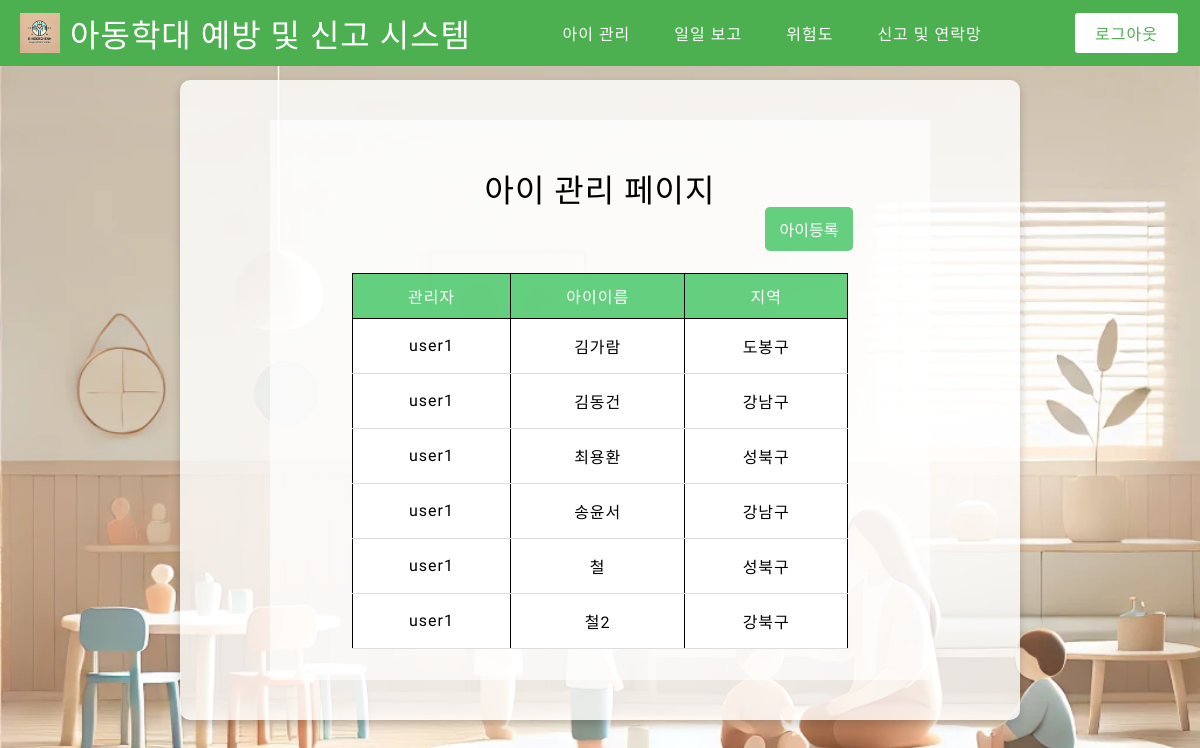
Screenshot of /manage/ with the database file from the repository.
### students/models.py (models this page shows, shortened)
class Child(models.Model):
    id = models.AutoField(primary_key=True)  # 자동 증가 ID (새로운 primary key)
    teacher_id = models.ForeignKey('accounts.member', on_delete=models.CASCADE, to_field='userid')  # 교사 ID (외래키)
    name = models.CharField(max_length=100)  # 아이 이름
    sex = models.CharField(max_length=10)  # 성별
    age = models.IntegerField()  # 나이
    weight = models.FloatField()  # 몸무게
    height = models.FloatField()  # 키
    family_type = models.CharField(max_length=50)  # 가족 유형
    father_age = models.IntegerField()  # 아버지 나이
    mother_age = models.IntegerField()  # 어머니 나이
    region = models.CharField(max_length=50)  # 거주 지역
    depression = models.CharField(max_length=20)  # 우울감 정도
    parent_relation = models.CharField(max_length=20)  # 부모와의 관계
    friend_relation = models.CharField(max_length=20)  # 교우 관계
    state = models.CharField(max_length=50, default='낮음')

### accounts/models.py (models this page shows)
class Member(models.Model):
    userid = models.CharField(max_length=50, unique=True)  # 사용자 ID (문자열, 고유)
    pw = models.CharField(max_length=128)  # 비밀번호 (문자열)
    def __str__(self):
        return self.userid

### students/views.py (the view)
# urls.py: path('manage/', views.manage_view, name='manage'),  # manage.html로 연결되는 경로
def manage(request):
    children = Child.objects.all()
    return render(request, 'manage.html', {'children': children})

### templates/manage.html (shortened to what this page needs)
{% extends 'base.html' %}
{% load static %}
{% block head %}
<link rel='stylesheet' href="{% static 'css/manage.css' %}">
{% endblock %}
{% block content %}
<div class="main-div">
    <div class="board">
        <h1>아이 관리 페이지</h1>
        <a href="{% url 'manage_form' %}"><button class="register-btn">아이등록</button></a>
        <table class="post-list">
            <thead>
                <tr>
                    <th>관리자</th>
                    <th>아이이름</th>
                    <th>지역</th>
                </tr>
            </thead>
            <tbody>
                {% for child in children %}
                <tr onclick="location.href='{% url 'manage_detail' child.id %}'">
                    <td>{{ child.teacher_id }}</td>
                    <td>{{ child.name }}</td>
                    <td>{{ child.region }}</td>
                </tr>
                {% empty %}
                <tr>
                    <td colspan="3">등록된 아이가 없습니다.</td>
                </tr>
                {% endfor %}
            </tbody>
        </table>
    </div>
</div>
{% endblock %}

### templates/base.html (shortened to what this page needs)
<!DOCTYPE html>
{% load static %}
<html lang="en">
  <head>
    <link rel='stylesheet' href="{% static 'css/main.css' %}">
    <link rel="stylesheet" href="https://cdnjs.cloudflare.com/ajax/libs/font-awesome/6.7.2/css/all.min.css"
 />
      {% block head %}{% endblock %}
  </head>
  <body>
    <header>
      <div class="header-left">
        <a href="{% url 'main' %}" class="logo-container">
          <img src="{% static 'images/logo.png' %}" alt="로고">
          <h1>아동학대 예방 및 신고 시스템</h1>
        </a>
      </div>
      <nav class="nav-menu">
        <ul>
          <li><a href="{% url 'manage' %}">아이 관리</a></li>
          <li><a href="{% url 'check' %}">일일 보고</a></li>
          <li><a href="{% url 'danger' %}">위험도</a></li>
          <li><a href="{% url 'report' %}">신고 및 연락망</a></li>
        </ul>
      </nav>
      <div class="header-right">
        <a href="{% url 'logout' %}" class="logout-btn">로그아웃</a>
      </div>
    </header>
    <main>
      {% block content %}{% endblock %}
    </main>
  </body>
</html>

### static/css/main.css (style rules this page uses)
body { box-sizing: border-box; width: 100vw; height: 100vh; padding: 0; background: no-repeat url("/static/images/background-image.jpg") fixed 100% 100%; background-size: cover; z-index: -1; letter-spacing: 1px; }
* { font-family: "Jua", sans-serif; font-optical-sizing: auto; font-style: normal; font-weight: 300; margin: 0; box-sizing: border-box; }
html { scroll-behavior: smooth; }
header { padding: 10px 20px; background-color: #4CAF50; color: white; display: flex; justify-content: space-between; align-items: center; }
.header-left { display: flex; align-items: center; }
.logo-container { display: flex; align-items: center; text-decoration: none; color: inherit; }
.logo-container img { height: 40px; margin-right: 10px; }
.logo-container h1 { margin: 0; cursor: pointer; }
header img { height: 40px; margin-right: 20px; }
.nav-menu ul { list-style: none; display: flex; gap: 20px; margin: 0; padding: 0; }
.nav-menu li { display: inline; }
.nav-menu a { text-decoration: none; color: white; font-weight: 300; padding: 8px 12px; border-radius: 5px; transition: background 0.3s; }
header h1 { margin: 0; font-weight: 300; }
.header-right { display: flex; align-items: center; }
.logout-btn { background-color: #fff; color: #4CAF50; border: 2px solid #4CAF50; padding: 8px 20px; border-radius: 5px; cursor: pointer; text-decoration: none; font-weight: 300; }
.main-div { width: 70vw; height: 80vh; position: absolute; top: 50%; left: 50%; transform: translate(-50%, -50%); background-color: rgba(255, 255, 255, 0.8); display: flex; justify-content: center; align-items: center; border-radius: 10px; box-shadow: 0 4px 10px rgba(0, 0, 0, 0.2); overflow-y: auto; }

### static/css/manage.css (style rules this page uses)
.board { position: relative; background-color: #ffffff9f; width: 55vw; height: 70vh; overflow-y: auto; padding: 20px; box-sizing: border-box; display: flex; flex-direction: column; align-items: center; }
.board h1 { text-align: center; margin-top: 4%; margin-bottom: 5%; }
.post-list { width: 80%; border-spacing: 0 10px; margin: 5% auto; }
.post-list th { background-color: #1fbb46af; color: #fff; padding: 10px; text-align: center; }
.post-list td { padding: 15px; background-color: #fff; border-bottom: 1px solid #ddd; text-align: center; }
ul { list-style: none; padding: 0; }
ul li { margin: 10px 0; }
.register-btn { position: absolute; top: 12%; right: 11.6%; padding: 10px 15px; font-size: 16px; background-color: #1fbb46af; color: white; border: none; border-radius: 5px; cursor: pointer; transition: background-color 0.3s; height: auto; }

### templates/manage.html (style rules this page uses)
table { width: 50%; border-collapse: collapse; margin-top: 20px; }
th, td { border: 1px solid black; padding: 8px; text-align: center; }
th { background-color: #f2f2f2; }
.register-btn { margin: 20px 0; }

### rows the page displays
Child: teacher_id "user1", name "김가람", region "도봉구"
Child: teacher_id "user1", name "김동건", region "강남구"
Child: teacher_id "user1", name "최용환", region "성북구"
Child: teacher_id "user1", name "송윤서", region "강남구"
Child: teacher_id "user1", name "철", region "성북구"
Child: teacher_id "user1", name "철2", region "강북구"
